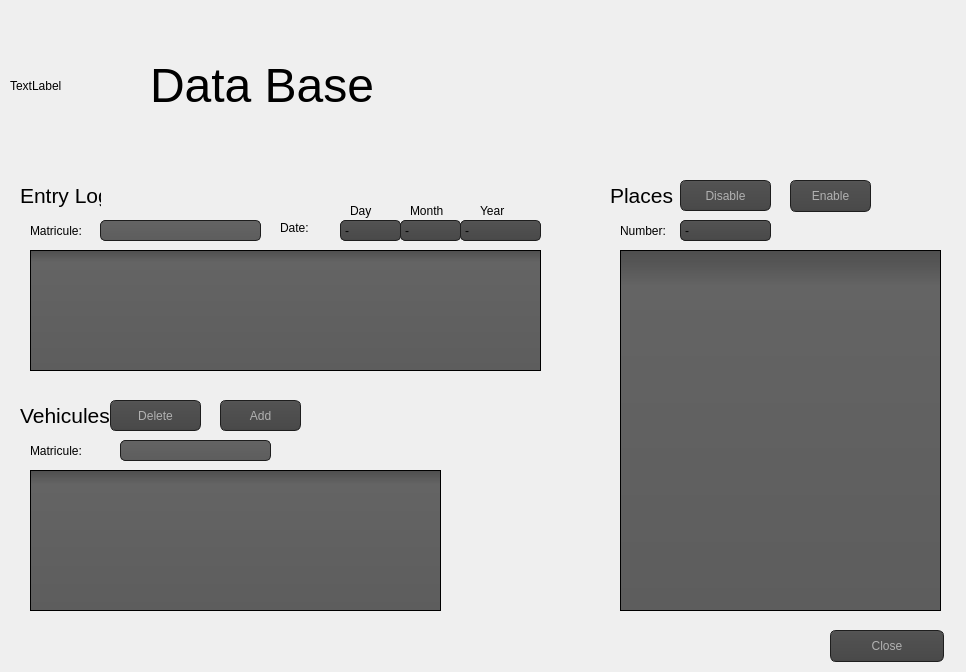
<?xml version="1.0" encoding="UTF-8"?>
<ui version="4.0">
 <class>DataBase</class>
 <widget class="QDialog" name="DataBase">
  <property name="geometry">
   <rect>
    <x>0</x>
    <y>0</y>
    <width>966</width>
    <height>672</height>
   </rect>
  </property>
  <property name="windowTitle">
   <string>Dialog</string>
  </property>
  <property name="styleSheet">
   <string notr="true">QToolTip
{
     border: 1px solid black;
     background-color: #ffa02f;
     padding: 1px;
     border-radius: 3px;
     opacity: 100;
}

QWidget
{

}

QWidget:item:hover
{
    background-color: QLinearGradient( x1: 0, y1: 0, x2: 0, y2: 1, stop: 0 #ffa02f, stop: 1 #ca0619);
    color: #000000;
}

QWidget:item:selected
{
    background-color: QLinearGradient( x1: 0, y1: 0, x2: 0, y2: 1, stop: 0 #ffa02f, stop: 1 #d7801a);
}

QMenuBar::item
{
    background: transparent;
}

QMenuBar::item:selected
{
    background: transparent;
    border: 1px solid #ffaa00;
}

QMenuBar::item:pressed
{
    background: #444;
    border: 1px solid #000;
    background-color: QLinearGradient(
        x1:0, y1:0,
        x2:0, y2:1,
        stop:1 #212121,
        stop:0.4 #343434/*,
        stop:0.2 #343434,
        stop:0.1 #ffaa00*/
    );
    margin-bottom:-1px;
    padding-bottom:1px;
}

QMenu
{
    border: 1px solid #000;
}

QMenu::item
{
    padding: 2px 20px 2px 20px;
}

QMenu::item:selected
{
    color: #000000;
}

QWidget:disabled
{
    color: #404040;
    background-color: #323232;
}

QAbstractItemView
{
    background-color: QLinearGradient( x1: 0, y1: 0, x2: 0, y2: 1, stop: 0 #4d4d4d, stop: 0.1 #646464, stop: 1 #5d5d5d);
}

QWidget:focus
{
    /*border: 2px solid QLinearGradient( x1: 0, y1: 0, x2: 0, y2: 1, stop: 0 #ffa02f, stop: 1 #d7801a);*/
}

QLineEdit
{
    background-color: QLinearGradient( x1: 0, y1: 0, x2: 0, y2: 1, stop: 0 #4d4d4d, stop: 0 #646464, stop: 1 #5d5d5d);
    padding: 1px;
    border-style: solid;
    border: 1px solid #1e1e1e;
    border-radius: 5;
}

QPushButton
{
    color: #b1b1b1;
    background-color: QLinearGradient( x1: 0, y1: 0, x2: 0, y2: 1, stop: 0 #565656, stop: 0.1 #525252, stop: 0.5 #4e4e4e, stop: 0.9 #4a4a4a, stop: 1 #464646);
    border-width: 1px;
    border-color: #1e1e1e;
    border-style: solid;
    border-radius: 6;
    padding: 3px;
    font-size: 12px;
    padding-left: 5px;
    padding-right: 5px;
}

QPushButton:pressed
{
    background-color: QLinearGradient( x1: 0, y1: 0, x2: 0, y2: 1, stop: 0 #2d2d2d, stop: 0.1 #2b2b2b, stop: 0.5 #292929, stop: 0.9 #282828, stop: 1 #252525);
}

QComboBox
{
    selection-background-color: #ffaa00;
    background-color: QLinearGradient( x1: 0, y1: 0, x2: 0, y2: 1, stop: 0 #565656, stop: 0.1 #525252, stop: 0.5 #4e4e4e, stop: 0.9 #4a4a4a, stop: 1 #464646);
    border-style: solid;
    border: 1px solid #1e1e1e;
    border-radius: 5;
}

QComboBox:hover,QPushButton:hover
{
    border: 2px solid QLinearGradient( x1: 0, y1: 0, x2: 0, y2: 1, stop: 0 #ffa02f, stop: 1 #d7801a);
}


QComboBox:on
{
    padding-top: 3px;
    padding-left: 4px;
    background-color: QLinearGradient( x1: 0, y1: 0, x2: 0, y2: 1, stop: 0 #2d2d2d, stop: 0.1 #2b2b2b, stop: 0.5 #292929, stop: 0.9 #282828, stop: 1 #252525);
    selection-background-color: #ffaa00;
}

QComboBox QAbstractItemView
{
    border: 2px solid darkgray;
    selection-background-color: QLinearGradient( x1: 0, y1: 0, x2: 0, y2: 1, stop: 0 #ffa02f, stop: 1 #d7801a);
}

QComboBox::drop-down
{
     subcontrol-origin: padding;
     subcontrol-position: top right;
     width: 15px;

     border-left-width: 0px;
     border-left-color: darkgray;
     border-left-style: solid; /* just a single line */
     border-top-right-radius: 3px; /* same radius as the QComboBox */
     border-bottom-right-radius: 3px;
 }

QComboBox::down-arrow
{
     image: url(:/down_arrow.png);
}

QGroupBox:focus
{
border: 2px solid QLinearGradient( x1: 0, y1: 0, x2: 0, y2: 1, stop: 0 #ffa02f, stop: 1 #d7801a);
}

QTextEdit:focus
{
    border: 2px solid QLinearGradient( x1: 0, y1: 0, x2: 0, y2: 1, stop: 0 #ffa02f, stop: 1 #d7801a);
}

QScrollBar:horizontal {
     border: 1px solid #222222;
     background: QLinearGradient( x1: 0, y1: 0, x2: 0, y2: 1, stop: 0.0 #121212, stop: 0.2 #282828, stop: 1 #484848);
     height: 7px;
     margin: 0px 16px 0 16px;
}

QScrollBar::handle:horizontal
{
      background: QLinearGradient( x1: 0, y1: 0, x2: 1, y2: 0, stop: 0 #ffa02f, stop: 0.5 #d7801a, stop: 1 #ffa02f);
      min-height: 20px;
      border-radius: 2px;
}

QScrollBar::add-line:horizontal {
      border: 1px solid #1b1b19;
      border-radius: 2px;
      background: QLinearGradient( x1: 0, y1: 0, x2: 1, y2: 0, stop: 0 #ffa02f, stop: 1 #d7801a);
      width: 14px;
      subcontrol-position: right;
      subcontrol-origin: margin;
}

QScrollBar::sub-line:horizontal {
      border: 1px solid #1b1b19;
      border-radius: 2px;
      background: QLinearGradient( x1: 0, y1: 0, x2: 1, y2: 0, stop: 0 #ffa02f, stop: 1 #d7801a);
      width: 14px;
     subcontrol-position: left;
     subcontrol-origin: margin;
}

QScrollBar::right-arrow:horizontal, QScrollBar::left-arrow:horizontal
{
      border: 1px solid black;
      width: 1px;
      height: 1px;
      background: white;
}

QScrollBar::add-page:horizontal, QScrollBar::sub-page:horizontal
{
      background: none;
}

QScrollBar:vertical
{
      background: QLinearGradient( x1: 0, y1: 0, x2: 1, y2: 0, stop: 0.0 #121212, stop: 0.2 #282828, stop: 1 #484848);
      width: 7px;
      margin: 16px 0 16px 0;
      border: 1px solid #222222;
}

QScrollBar::handle:vertical
{
      background: QLinearGradient( x1: 0, y1: 0, x2: 0, y2: 1, stop: 0 #ffa02f, stop: 0.5 #d7801a, stop: 1 #ffa02f);
      min-height: 20px;
      border-radius: 2px;
}

QScrollBar::add-line:vertical
{
      border: 1px solid #1b1b19;
      border-radius: 2px;
      background: QLinearGradient( x1: 0, y1: 0, x2: 0, y2: 1, stop: 0 #ffa02f, stop: 1 #d7801a);
      height: 14px;
      subcontrol-position: bottom;
      subcontrol-origin: margin;
}

QScrollBar::sub-line:vertical
{
      border: 1px solid #1b1b19;
      border-radius: 2px;
      background: QLinearGradient( x1: 0, y1: 0, x2: 0, y2: 1, stop: 0 #d7801a, stop: 1 #ffa02f);
      height: 14px;
      subcontrol-position: top;
      subcontrol-origin: margin;
}

QScrollBar::up-arrow:vertical, QScrollBar::down-arrow:vertical
{
      border: 1px solid black;
      width: 1px;
      height: 1px;
      background: white;
}


QScrollBar::add-page:vertical, QScrollBar::sub-page:vertical
{
      background: none;
}

QTextEdit
{
    background-color: #242424;
}

QPlainTextEdit
{
    background-color: #242424;
}

QHeaderView::section
{
    background-color: QLinearGradient(x1:0, y1:0, x2:0, y2:1, stop:0 #616161, stop: 0.5 #505050, stop: 0.6 #434343, stop:1 #656565);
    color: white;
    padding-left: 4px;
    border: 1px solid #6c6c6c;
}

QCheckBox:disabled
{
color: #414141;
}

QDockWidget::title
{
    text-align: center;
    spacing: 3px; /* spacing between items in the tool bar */
    background-color: QLinearGradient(x1:0, y1:0, x2:0, y2:1, stop:0 #323232, stop: 0.5 #242424, stop:1 #323232);
}

QDockWidget::close-button, QDockWidget::float-button
{
    text-align: center;
    spacing: 1px; /* spacing between items in the tool bar */
    background-color: QLinearGradient(x1:0, y1:0, x2:0, y2:1, stop:0 #323232, stop: 0.5 #242424, stop:1 #323232);
}

QDockWidget::close-button:hover, QDockWidget::float-button:hover
{
    background: #242424;
}

QDockWidget::close-button:pressed, QDockWidget::float-button:pressed
{
    padding: 1px -1px -1px 1px;
}

QMainWindow::separator
{
    background-color: QLinearGradient(x1:0, y1:0, x2:0, y2:1, stop:0 #161616, stop: 0.5 #151515, stop: 0.6 #212121, stop:1 #343434);
    color: white;
    padding-left: 4px;
    border: 1px solid #4c4c4c;
    spacing: 3px; /* spacing between items in the tool bar */
}

QMainWindow::separator:hover
{

    background-color: QLinearGradient(x1:0, y1:0, x2:0, y2:1, stop:0 #d7801a, stop:0.5 #b56c17 stop:1 #ffa02f);
    color: white;
    padding-left: 4px;
    border: 1px solid #6c6c6c;
    spacing: 3px; /* spacing between items in the tool bar */
}

QToolBar::handle
{
     spacing: 3px; /* spacing between items in the tool bar */
     background: url(:/images/handle.png);
}

QMenu::separator
{
    height: 2px;
    background-color: QLinearGradient(x1:0, y1:0, x2:0, y2:1, stop:0 #161616, stop: 0.5 #151515, stop: 0.6 #212121, stop:1 #343434);
    color: white;
    padding-left: 4px;
    margin-left: 10px;
    margin-right: 5px;
}

QProgressBar
{
    border: 2px solid grey;
    border-radius: 5px;
    text-align: center;
}

QProgressBar::chunk
{
    background-color: #d7801a;
    width: 2.15px;
    margin: 0.5px;
}

QTabBar::tab {
    color: #b1b1b1;
    border: 1px solid #444;
    border-bottom-style: none;
    background-color: #323232;
    padding-left: 10px;
    padding-right: 10px;
    padding-top: 3px;
    padding-bottom: 2px;
    margin-right: -1px;
}

QTabWidget::pane {
    border: 1px solid #444;
    top: 1px;
}

QTabBar::tab:last
{
    margin-right: 0; /* the last selected tab has nothing to overlap with on the right */
    border-top-right-radius: 3px;
}

QTabBar::tab:first:!selected
{
 margin-left: 0px; /* the last selected tab has nothing to overlap with on the right */


    border-top-left-radius: 3px;
}

QTabBar::tab:!selected
{
    color: #b1b1b1;
    border-bottom-style: solid;
    margin-top: 3px;
    background-color: QLinearGradient(x1:0, y1:0, x2:0, y2:1, stop:1 #212121, stop:.4 #343434);
}

QTabBar::tab:selected
{
    border-top-left-radius: 3px;
    border-top-right-radius: 3px;
    margin-bottom: 0px;
}

QTabBar::tab:!selected:hover
{
    /*border-top: 2px solid #ffaa00;
    padding-bottom: 3px;*/
    border-top-left-radius: 3px;
    border-top-right-radius: 3px;
    background-color: QLinearGradient(x1:0, y1:0, x2:0, y2:1, stop:1 #212121, stop:0.4 #343434, stop:0.2 #343434, stop:0.1 #ffaa00);
}

QRadioButton::indicator:checked, QRadioButton::indicator:unchecked{
    color: #b1b1b1;
    background-color: #323232;
    border: 1px solid #b1b1b1;
    border-radius: 6px;
}

QRadioButton::indicator:checked
{
    background-color: qradialgradient(
        cx: 0.5, cy: 0.5,
        fx: 0.5, fy: 0.5,
        radius: 1.0,
        stop: 0.25 #ffaa00,
        stop: 0.3 #323232
    );
}

QCheckBox::indicator{
    color: #b1b1b1;
    background-color: #323232;
    border: 1px solid #b1b1b1;
    width: 9px;
    height: 9px;
}

QRadioButton::indicator
{
    border-radius: 6px;
}

QRadioButton::indicator:hover, QCheckBox::indicator:hover
{
    border: 1px solid #ffaa00;
}

QCheckBox::indicator:checked
{
    image:url(:/images/checkbox.png);
}

QCheckBox::indicator:disabled, QRadioButton::indicator:disabled
{
    border: 1px solid #444;
}</string>
  </property>
  <widget class="QTableView" name="Vehicules">
   <property name="geometry">
    <rect>
     <x>30</x>
     <y>470</y>
     <width>411</width>
     <height>141</height>
    </rect>
   </property>
  </widget>
  <widget class="QTableView" name="Log">
   <property name="geometry">
    <rect>
     <x>30</x>
     <y>250</y>
     <width>511</width>
     <height>121</height>
    </rect>
   </property>
  </widget>
  <widget class="QTableView" name="Places">
   <property name="geometry">
    <rect>
     <x>620</x>
     <y>250</y>
     <width>321</width>
     <height>361</height>
    </rect>
   </property>
  </widget>
  <widget class="QLabel" name="label">
   <property name="geometry">
    <rect>
     <x>20</x>
     <y>400</y>
     <width>91</width>
     <height>31</height>
    </rect>
   </property>
   <property name="font">
    <font>
     <pointsize>16</pointsize>
    </font>
   </property>
   <property name="text">
    <string>Vehicules</string>
   </property>
  </widget>
  <widget class="QLineEdit" name="lineEdit">
   <property name="geometry">
    <rect>
     <x>120</x>
     <y>440</y>
     <width>151</width>
     <height>21</height>
    </rect>
   </property>
  </widget>
  <widget class="QLabel" name="label_2">
   <property name="geometry">
    <rect>
     <x>20</x>
     <y>180</y>
     <width>81</width>
     <height>31</height>
    </rect>
   </property>
   <property name="font">
    <font>
     <pointsize>16</pointsize>
    </font>
   </property>
   <property name="text">
    <string>Entry Log</string>
   </property>
  </widget>
  <widget class="QLabel" name="label_3">
   <property name="geometry">
    <rect>
     <x>610</x>
     <y>180</y>
     <width>71</width>
     <height>31</height>
    </rect>
   </property>
   <property name="font">
    <font>
     <pointsize>16</pointsize>
    </font>
   </property>
   <property name="text">
    <string>Places</string>
   </property>
  </widget>
  <widget class="QPushButton" name="pushButton">
   <property name="geometry">
    <rect>
     <x>220</x>
     <y>400</y>
     <width>81</width>
     <height>31</height>
    </rect>
   </property>
   <property name="text">
    <string>Add</string>
   </property>
  </widget>
  <widget class="QPushButton" name="pushButton_2">
   <property name="geometry">
    <rect>
     <x>110</x>
     <y>400</y>
     <width>91</width>
     <height>31</height>
    </rect>
   </property>
   <property name="text">
    <string>Delete</string>
   </property>
  </widget>
  <widget class="QPushButton" name="pushButton_3">
   <property name="geometry">
    <rect>
     <x>790</x>
     <y>180</y>
     <width>81</width>
     <height>32</height>
    </rect>
   </property>
   <property name="text">
    <string>Enable</string>
   </property>
  </widget>
  <widget class="QPushButton" name="pushButton_4">
   <property name="geometry">
    <rect>
     <x>680</x>
     <y>180</y>
     <width>91</width>
     <height>31</height>
    </rect>
   </property>
   <property name="text">
    <string>Disable</string>
   </property>
  </widget>
  <widget class="QLabel" name="label_4">
   <property name="geometry">
    <rect>
     <x>30</x>
     <y>440</y>
     <width>71</width>
     <height>21</height>
    </rect>
   </property>
   <property name="text">
    <string>Matricule:</string>
   </property>
  </widget>
  <widget class="QLabel" name="label_5">
   <property name="geometry">
    <rect>
     <x>280</x>
     <y>220</y>
     <width>71</width>
     <height>16</height>
    </rect>
   </property>
   <property name="text">
    <string>Date: </string>
   </property>
  </widget>
  <widget class="QLabel" name="label_6">
   <property name="geometry">
    <rect>
     <x>620</x>
     <y>221</y>
     <width>81</width>
     <height>20</height>
    </rect>
   </property>
   <property name="text">
    <string>Number: </string>
   </property>
  </widget>
  <widget class="QComboBox" name="Day">
   <property name="geometry">
    <rect>
     <x>340</x>
     <y>220</y>
     <width>61</width>
     <height>21</height>
    </rect>
   </property>
   <item>
    <property name="text">
     <string>-</string>
    </property>
   </item>
   <item>
    <property name="text">
     <string>1</string>
    </property>
   </item>
   <item>
    <property name="text">
     <string>2</string>
    </property>
   </item>
   <item>
    <property name="text">
     <string>3</string>
    </property>
   </item>
   <item>
    <property name="text">
     <string>4</string>
    </property>
   </item>
   <item>
    <property name="text">
     <string>5</string>
    </property>
   </item>
   <item>
    <property name="text">
     <string>6</string>
    </property>
   </item>
   <item>
    <property name="text">
     <string>7</string>
    </property>
   </item>
   <item>
    <property name="text">
     <string>8</string>
    </property>
   </item>
   <item>
    <property name="text">
     <string>9</string>
    </property>
   </item>
   <item>
    <property name="text">
     <string>10</string>
    </property>
   </item>
   <item>
    <property name="text">
     <string>11</string>
    </property>
   </item>
   <item>
    <property name="text">
     <string>12</string>
    </property>
   </item>
   <item>
    <property name="text">
     <string>13</string>
    </property>
   </item>
   <item>
    <property name="text">
     <string>14</string>
    </property>
   </item>
   <item>
    <property name="text">
     <string>15</string>
    </property>
   </item>
   <item>
    <property name="text">
     <string>16</string>
    </property>
   </item>
   <item>
    <property name="text">
     <string>17</string>
    </property>
   </item>
   <item>
    <property name="text">
     <string>18</string>
    </property>
   </item>
   <item>
    <property name="text">
     <string>19</string>
    </property>
   </item>
   <item>
    <property name="text">
     <string>20</string>
    </property>
   </item>
   <item>
    <property name="text">
     <string>21</string>
    </property>
   </item>
   <item>
    <property name="text">
     <string>22</string>
    </property>
   </item>
   <item>
    <property name="text">
     <string>23</string>
    </property>
   </item>
   <item>
    <property name="text">
     <string>24</string>
    </property>
   </item>
   <item>
    <property name="text">
     <string>25</string>
    </property>
   </item>
   <item>
    <property name="text">
     <string>26</string>
    </property>
   </item>
   <item>
    <property name="text">
     <string>27</string>
    </property>
   </item>
   <item>
    <property name="text">
     <string>28</string>
    </property>
   </item>
   <item>
    <property name="text">
     <string>29</string>
    </property>
   </item>
   <item>
    <property name="text">
     <string>30</string>
    </property>
   </item>
   <item>
    <property name="text">
     <string>31</string>
    </property>
   </item>
  </widget>
  <widget class="QComboBox" name="Month">
   <property name="geometry">
    <rect>
     <x>400</x>
     <y>220</y>
     <width>61</width>
     <height>21</height>
    </rect>
   </property>
   <item>
    <property name="text">
     <string>-</string>
    </property>
   </item>
   <item>
    <property name="text">
     <string>1</string>
    </property>
   </item>
   <item>
    <property name="text">
     <string>2</string>
    </property>
   </item>
   <item>
    <property name="text">
     <string>3</string>
    </property>
   </item>
   <item>
    <property name="text">
     <string>4</string>
    </property>
   </item>
   <item>
    <property name="text">
     <string>5</string>
    </property>
   </item>
   <item>
    <property name="text">
     <string>6</string>
    </property>
   </item>
   <item>
    <property name="text">
     <string>7</string>
    </property>
   </item>
   <item>
    <property name="text">
     <string>8</string>
    </property>
   </item>
   <item>
    <property name="text">
     <string>9</string>
    </property>
   </item>
   <item>
    <property name="text">
     <string>10</string>
    </property>
   </item>
   <item>
    <property name="text">
     <string>11</string>
    </property>
   </item>
   <item>
    <property name="text">
     <string>12</string>
    </property>
   </item>
  </widget>
  <widget class="QComboBox" name="Year">
   <property name="geometry">
    <rect>
     <x>460</x>
     <y>220</y>
     <width>81</width>
     <height>21</height>
    </rect>
   </property>
   <item>
    <property name="text">
     <string>-</string>
    </property>
   </item>
   <item>
    <property name="text">
     <string>2018</string>
    </property>
   </item>
  </widget>
  <widget class="QLabel" name="label_7">
   <property name="geometry">
    <rect>
     <x>350</x>
     <y>200</y>
     <width>31</width>
     <height>21</height>
    </rect>
   </property>
   <property name="text">
    <string>Day</string>
   </property>
  </widget>
  <widget class="QLabel" name="label_8">
   <property name="geometry">
    <rect>
     <x>410</x>
     <y>200</y>
     <width>41</width>
     <height>21</height>
    </rect>
   </property>
   <property name="text">
    <string>Month</string>
   </property>
  </widget>
  <widget class="QLabel" name="label_9">
   <property name="geometry">
    <rect>
     <x>480</x>
     <y>200</y>
     <width>31</width>
     <height>21</height>
    </rect>
   </property>
   <property name="text">
    <string>Year</string>
   </property>
  </widget>
  <widget class="QLineEdit" name="Matricule">
   <property name="geometry">
    <rect>
     <x>100</x>
     <y>220</y>
     <width>161</width>
     <height>21</height>
    </rect>
   </property>
  </widget>
  <widget class="QLabel" name="label_10">
   <property name="geometry">
    <rect>
     <x>30</x>
     <y>220</y>
     <width>71</width>
     <height>21</height>
    </rect>
   </property>
   <property name="text">
    <string>Matricule: </string>
   </property>
  </widget>
  <widget class="QComboBox" name="Number">
   <property name="geometry">
    <rect>
     <x>680</x>
     <y>220</y>
     <width>91</width>
     <height>21</height>
    </rect>
   </property>
   <item>
    <property name="text">
     <string>-</string>
    </property>
   </item>
   <item>
    <property name="text">
     <string>1</string>
    </property>
   </item>
   <item>
    <property name="text">
     <string>2</string>
    </property>
   </item>
   <item>
    <property name="text">
     <string>3</string>
    </property>
   </item>
   <item>
    <property name="text">
     <string>4</string>
    </property>
   </item>
   <item>
    <property name="text">
     <string>5</string>
    </property>
   </item>
   <item>
    <property name="text">
     <string>6</string>
    </property>
   </item>
   <item>
    <property name="text">
     <string>7</string>
    </property>
   </item>
   <item>
    <property name="text">
     <string>8</string>
    </property>
   </item>
   <item>
    <property name="text">
     <string>9</string>
    </property>
   </item>
   <item>
    <property name="text">
     <string>10</string>
    </property>
   </item>
   <item>
    <property name="text">
     <string>11</string>
    </property>
   </item>
   <item>
    <property name="text">
     <string>12</string>
    </property>
   </item>
   <item>
    <property name="text">
     <string>13</string>
    </property>
   </item>
   <item>
    <property name="text">
     <string>14</string>
    </property>
   </item>
   <item>
    <property name="text">
     <string>15</string>
    </property>
   </item>
   <item>
    <property name="text">
     <string>16</string>
    </property>
   </item>
  </widget>
  <widget class="QLabel" name="Icon">
   <property name="geometry">
    <rect>
     <x>10</x>
     <y>10</y>
     <width>141</width>
     <height>151</height>
    </rect>
   </property>
   <property name="text">
    <string>TextLabel</string>
   </property>
  </widget>
  <widget class="QLabel" name="Icon_2">
   <property name="geometry">
    <rect>
     <x>150</x>
     <y>10</y>
     <width>381</width>
     <height>151</height>
    </rect>
   </property>
   <property name="font">
    <font>
     <pointsize>36</pointsize>
    </font>
   </property>
   <property name="text">
    <string>Data Base</string>
   </property>
  </widget>
  <widget class="QPushButton" name="pushButton_5">
   <property name="geometry">
    <rect>
     <x>830</x>
     <y>630</y>
     <width>114</width>
     <height>32</height>
    </rect>
   </property>
   <property name="text">
    <string>Close</string>
   </property>
  </widget>
 </widget>
 <resources/>
 <connections/>
</ui>
